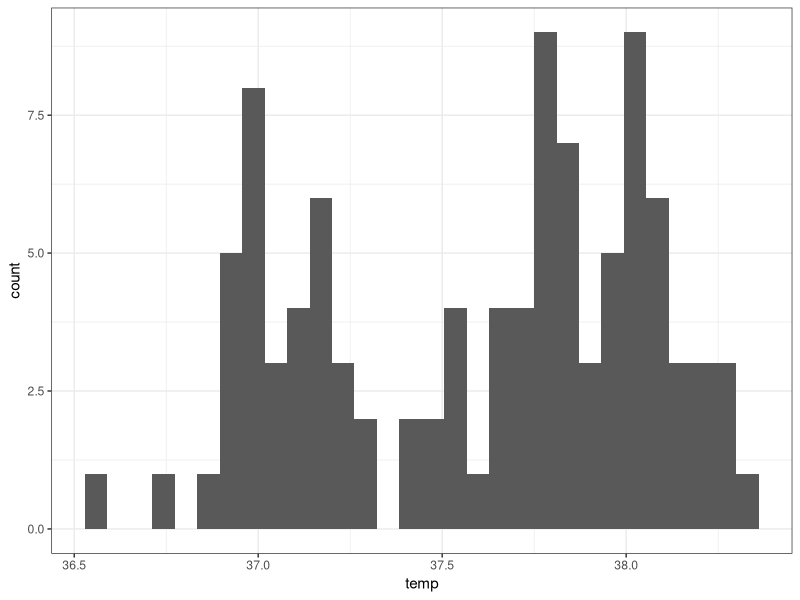
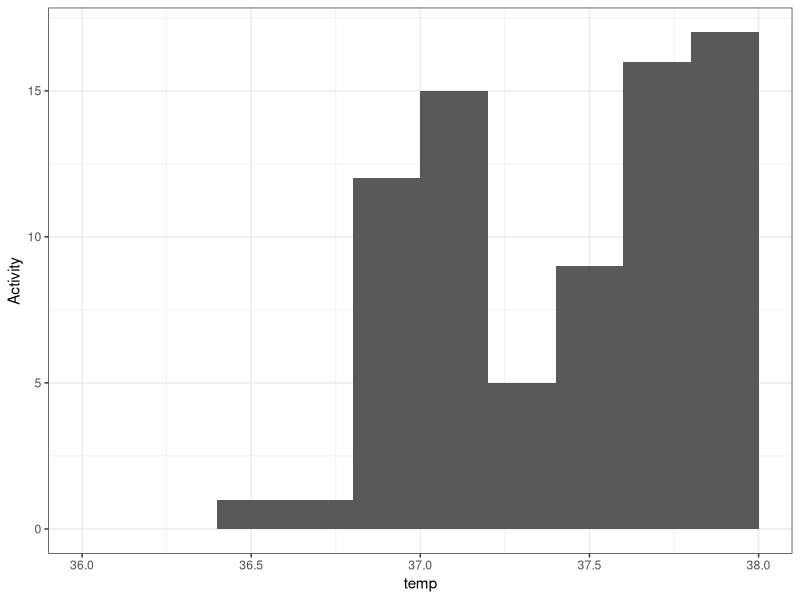
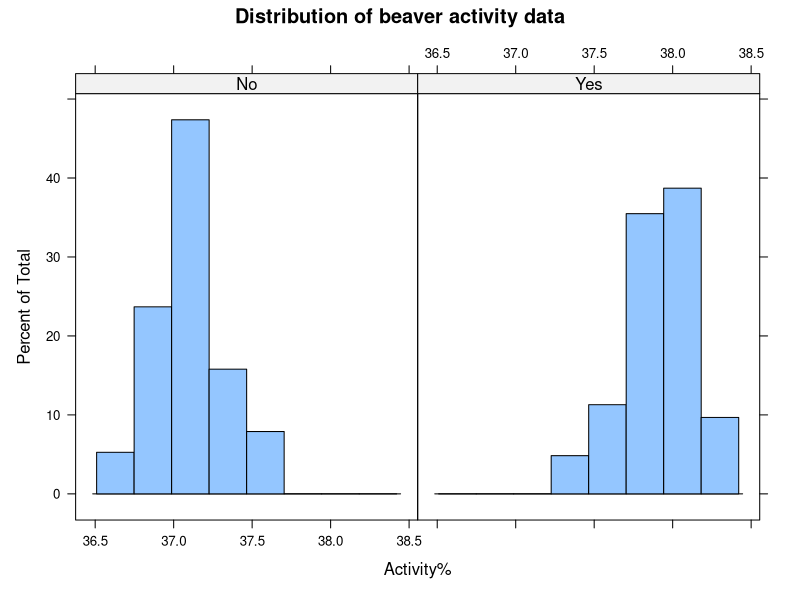
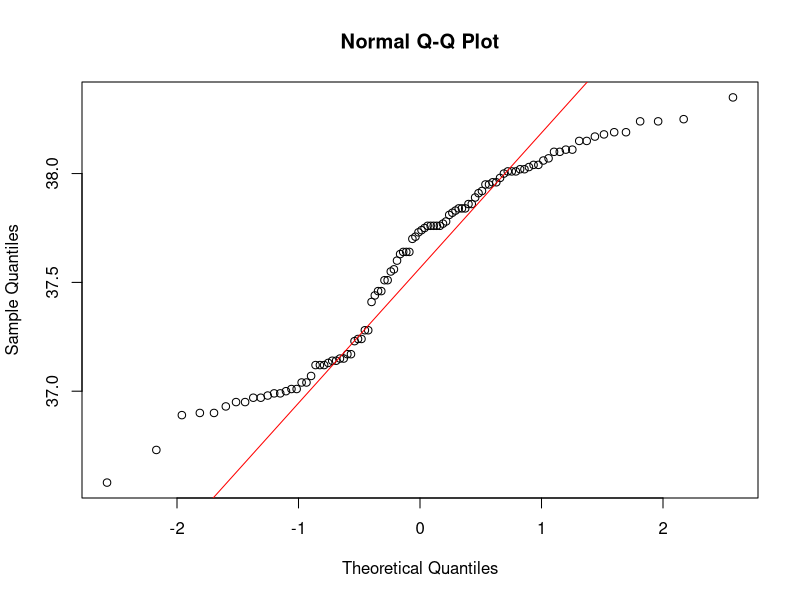
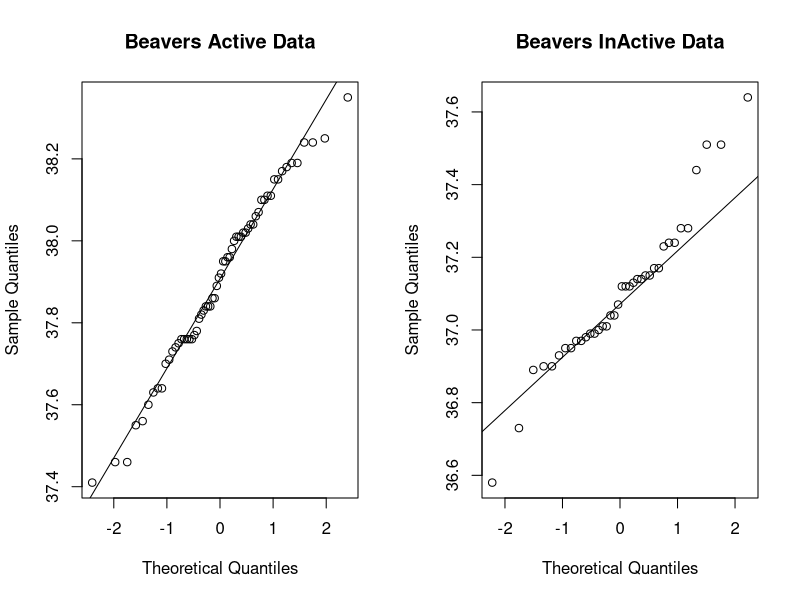

Reproduce these figures in R, in order.
?beavers
str(beaver2)
View(beaver2)
is.factor(beaver2)
#H0:Body temperature is not affected by activity
#H1:Body temperature is affected by activity
beavers_data<-beaver2
beavers_data
beavers_data$activ<-factor(beavers_data$activ,labels=c("No","Yes"))
is.factor(beavers_data$activ)
str(beavers_data)
#independent variable->active(we can control activ but not temp)dependent variable=temp
install.packages("ggplot2")
library(ggplot2)
windows(16,10)
ggplot(beavers_data,aes(x=temp))+geom_histogram()+theme_bw()
ggplot(beavers_data,aes(x=temp))+
  geom_histogram(breaks=seq(36,38,.2))+
  theme_bw()+
  labs(x="temp",y="Activity")+
  scale_y_continuous(breaks=seq(0,60,5))
#another method to plot histogram
install.packages("lattice")
library(lattice)
windows(20,10)
attach(beavers_data)
histogram(~temp | activ,
          data=beavers_data,
          main="Distribution of beaver activity data",
          xlab="Activity%")
detach(beavers_data)
attach(beavers_data)
windows(20,10)
qqnorm(temp)
qqline(temp,col="red")

opar<-par(no.readonly = TRUE)
windows(20,10)
par(mfrow=c(1,2))

with(beavers_data,{
  qqnorm(temp[activ=="Yes"],
         main="Beavers Active Data")
  qqline(temp[activ=="Yes"])
})
with(beavers_data,{
  qqnorm(temp[activ=="No"],
         main="Beavers InActive Data")
  qqline(temp[activ=="No"])
})

normality_test<-shapiro.test(beavers_data$temp)
normality_test
#p value is less than .05.so The data is not normally distributed
